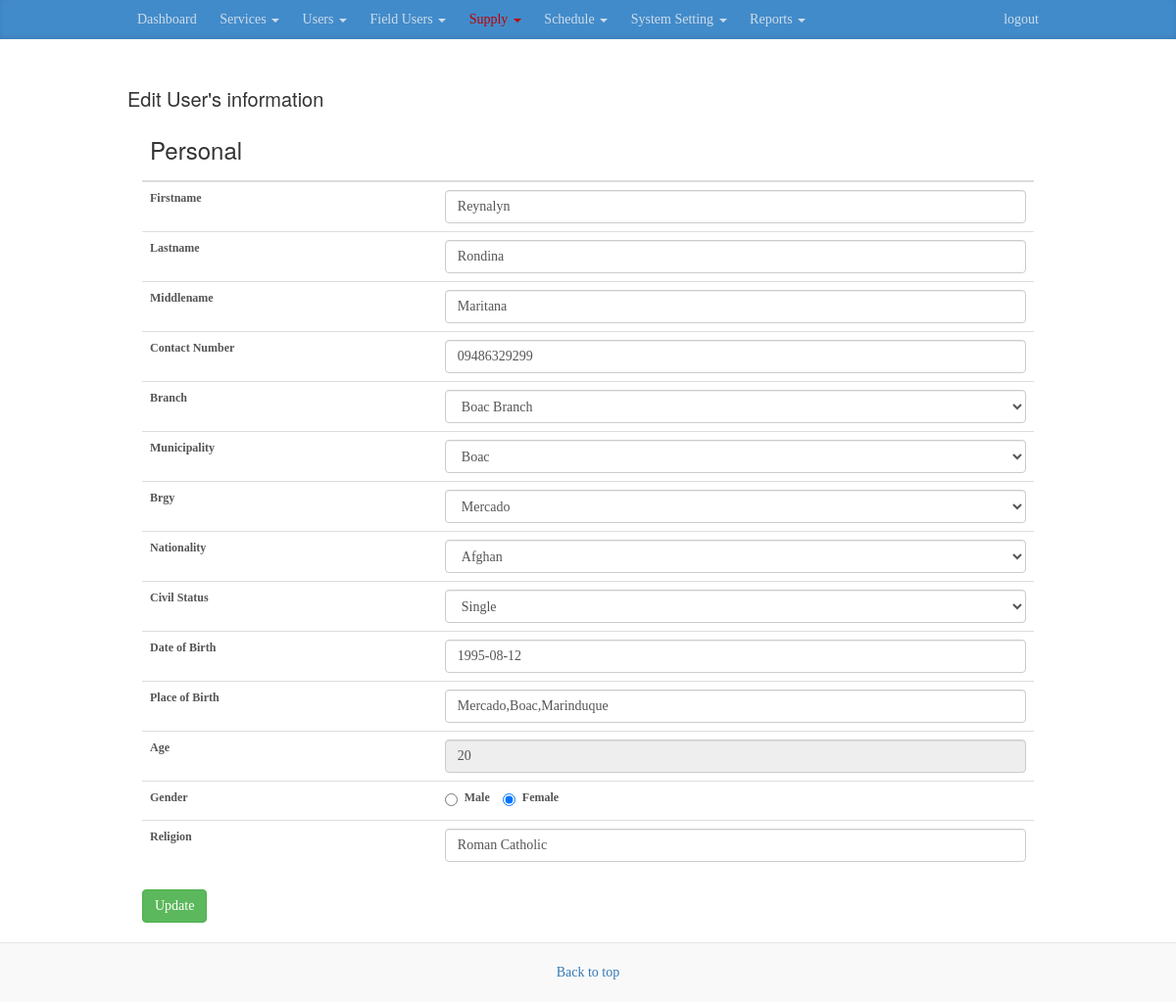
/edit_user.php?id=24 (signed in), run on the app's committed database.
### tables this page shows
CREATE TABLE `info` (
  `id` int(11) NOT NULL,
  `firstname` varchar(255) NOT NULL,
  `lastname` varchar(255) NOT NULL,
  `middlename` varchar(255) NOT NULL,
  `age` varchar(255) NOT NULL,
  `sex` varchar(255) NOT NULL,
  `dob` date NOT NULL,
  `religion` varchar(255) NOT NULL,
  `address` varchar(255) NOT NULL,
  `nationality` varchar(255) NOT NULL,
  `weight` varchar(255) NOT NULL,
  `height` varchar(255) NOT NULL,
  `userid` int(11) DEFAULT NULL,
  `civil_status` varchar(255) DEFAULT NULL,
  `pob` varchar(255) DEFAULT NULL,
  `membership_type` varchar(255) DEFAULT NULL,
  `consumer_type` varchar(255) DEFAULT NULL,
  `photo` varchar(255) DEFAULT NULL,
  `contact_number` varchar(255) DEFAULT NULL,
  `brgy` varchar(255) DEFAULT NULL,
  `municipality` varchar(255) DEFAULT NULL
);

CREATE TABLE `user` (
  `id` int(11) NOT NULL,
  `username` varchar(255) NOT NULL,
  `password` varchar(255) NOT NULL,
  `email` varchar(255) NOT NULL,
  `date_registered` timestamp NOT NULL DEFAULT CURRENT_TIMESTAMP,
  `deleted` tinyint(1) NOT NULL DEFAULT '0',
  `type` varchar(255) NOT NULL,
  `status` int(11) DEFAULT '0',
  `note` varchar(255) DEFAULT NULL,
  `requirement` text,
  `branch_id` int(11) DEFAULT NULL
);

CREATE TABLE `branch` (
  `id` int(11) NOT NULL,
  `municipality` varchar(255) DEFAULT NULL,
  `name` varchar(255) DEFAULT NULL,
  `deleted` int(11) DEFAULT '0'
);

CREATE TABLE `brgy` (
  `id` int(11) NOT NULL,
  `name` varchar(255) DEFAULT NULL,
  `branch_id` int(11) NOT NULL,
  `municipality` varchar(255) DEFAULT NULL
);

### backend/model.php (called while the page is built, shortened)
<?php
class Model {
	protected $db;
	public function __construct(){
		$server 	= "localhost";
		$db 		= "meralco";
		$username 	= "root";
		$charset 	= "utf8";
		$password 	= "";
		$db = new PDO("mysql:host=$server;dbname=$db;charset=$charset", $username, $password);
		$this->db = $db;
		$x = $this->getAllActiveLineman();
		$this->getSetting();
	}
	public function getAllBrgy(){
		$records = array();
		$stmnt = $this->db->query("
				SELECT t1.*,t2.name as 'branchName'
				FROM brgy t1
				LEFT JOIN branch t2
				ON t1.branch_id = t2.id
				ORDER BY t1.name
			");
		while($row = $stmnt->fetch()){
			$records[] = $row;
		}
		return $records;
	}
	public function getAllActiveLineman(){
		$records = array();
		$branch = $this->getBranchById($_SESSION['user']['branch_id']);
		$branch = $branch['municipality'];
		$stmnt   = $this->db->prepare("
				SELECT t1.id,CONCAT(t2.firstname,' ',t2.lastname) as name FROM user t1
				left join info t2 on t1.id = t2.userid
				WHERE t1.type = ?
				AND t2.municipality LIKE '%".$branch."%'
				AND t1.deleted = 0
			");
		$stmnt->execute(array("line_man"));
		while($row = $stmnt->fetch()){
			$records[] = $row;
		}
		return $records;
	}
	public function getUserByUserId($id){
		$stmnt = $this->db->prepare("
				SELECT t1.*,t1.id as 'mainId',t2.*, t3.lastname as 'sLastname',
					t3.firstname as 'sFirstname', t3.middlename as 'sMiddlename', t3.dob as 'sDob',
					t3.pob as 'sPob', t3.occupation as 'sOccupation'
				FROM user t1
				LEFT JOIN info t2 on t1.id = t2.userid
				LEFT JOIN spouse t3 on t1.id = t3.userid
				WHERE t2.userid = ?
				LIMIT 1
			");
		$stmnt->execute(array($id));
		return $stmnt->fetchAll();
	}
	public function getAllBranches(){
		$records = array();
		$stmnt 	= $this->db->query("
				SELECT *
				FROM branch
			");
		while($row = $stmnt->fetch()){
			$records[] = $row;
		}
		return $records;
	}
	public function getSetting(){
		return  $this->db->query("SELECT * FROM setting LIMIT 1")->fetch();
	}
	public function getBranchById($id){
		$stmnt =  $this->db->prepare("
				SELECT *
				FROM branch
				where id = ?
				LIMIT 1
			");
		$stmnt->execute(array($id));
		return $stmnt->fetch();
	}
}

### backend/process.php (called while the page is built)
<?php
      include_once "model.php";
      $model = new Model();

### edit_user.php (the view, shortened to what this page needs)
<!DOCTYPE html>
<html lang="en">
  <head>
    <link href="css/bootstrap.min.css" rel="stylesheet">
    <link href="css/blog.css" rel="stylesheet">
    <link rel="stylesheet" type="text/css" href="css/jquery-ui.min.css">
  </head>
  <body>
    <?php include_once "header.php"; ?>
    <div class="container">
      <div class="blog-header">
        <h1 class="blog-title">Edit User's information</h1>
      </div>
<div class="row">
        <div class="col-sm-12 blog-main">
          <?php $user = $model->getUserByUserId($_GET['id']);
            $user = $user[0];
          ?>
        <form id="frmUpdate">
        <div class="col-sm-12 q">
          <table class="table">
            <thead>
              <tr>
                <th><h3>Personal</h3></th>
                <th></th>
              </tr>
            </thead>
            <tbody>
              <tr>
                <td>  <label class="control-label" for="firstname">Firstname</label> </td>
                <td>
                  <input class="form-control" type="text" id="firstname" value="<?= $user['firstname']; ?>" name="firstname" placeholder="firstname...">
                </td>
              </tr>
              <tr>
                <td> <label class="control-label" for="lastname">Lastname</label></td>
                <td>  <input class="form-control" type="text" id="lastname" value="<?= $user['lastname']; ?>"  name="lastname" placeholder="lastname..."></td>
              </tr>
              <tr>
                <td><label class="control-label" for="middlename">Middlename</label></td>
                <td><input class="form-control" type="text" id="middlename" value="<?= $user['middlename']; ?>" name="middlename" placeholder="middlename..."></td>
              </tr>
              <tr>
                <td><label class="control-label" for="contact_number">Contact Number</label></td>
                <td><input class="form-control" type="text" id="contact_number" value="<?= $user['contact_number']; ?>" name="contact_number" placeholder="contact number..."></td>
              </tr>
              <tr>
                <td> <label class="control-label" for="branch">Branch</label></td>
                <td>
                  <?php $branch = $model->getAllBranches();?>
                  <select class="form-control" name="branchId" id="branch">
                    <?php foreach($branch as $b){ ?>
                      <option data-municipality="<?= $b['municipality'];?>" value="<?= $b['id'];?>" <?= ($user['branch_id'] == $b['id']) ? "selected" : "";?>><?= $b['name'];?></option>
                    <?php } ?>
                  </select>
                </td>
              </tr>
                <tr>
                <td> <label class="control-label" for="municipality">Municipality</label></td>
                <td>
                  <select class="select form-control" id="municipality" name="municipality">
                      <option value="boac" <?= ($user['municipality'] == "boac") ? "selected" : "";?>>Boac</option>
                  </select>
                </td>
              </tr>
              <tr>
                <td> <label class="control-label" for="brgy">Brgy</label></td>
                <td>
                  <?php $brgy = $model->getAllBrgy();?>
                  <select class="form-control" name="brgy" id="brgy">
                    <?php foreach($brgy as $b){ ?>
                      <option value="<?= $b['name'];?>" <?= ($user['brgy'] == $b['name']) ? "selected" : "";?>><?= $b['name'];?></option>
                    <?php } ?>
                  </select>
                </td>
              </tr>
              <tr>
                <td><label class="control-label" for="nationality">Nationality</label></td>
                <td>
                  <select name="nationality" class="form-control" id="nationality">
                      <option value="afghan">Afghan</option>
                  </select>
                </td>
              </tr>
              <tr>
                <td> <label class="control-label" for="civil_status">Civil Status</label></td>
                <td><select class="form-control" name="civil_status" id="civil_status">
                    <option value="Single"<?= ($user['civil_status'] == 'Single') ? 'selected' : ''; ?>>Single</option>
                  </select></td>
              </tr>
              <tr>
                <td><label class="control-label" for="dob">Date of Birth</label></td>
                <td><input class="form-control" type="text" value="<?= $user['dob']; ?>"  id="dob" name="dob" placeholder="Date of Birth..."></td>
              </tr>
              <tr>
                <td><label class="control-label" for="pob">Place of Birth</label></td>
                <td> <input class="form-control" type="text" value="<?= $user['pob']; ?>"  id="pob" name="pob" placeholder="Place of Birth..."></td>
              </tr>
              <tr>
                <td><label class="control-label" for="age">Age</label></td>
                <td><input class="form-control" readonly type="text" id="age" name="age" value="<?= $user['age']; ?>"  placeholder="age..."></td>
              </tr>
              <tr>
                <td><label class="control-label" for="gender">Gender</label></td>
                <td>
                  <div class="radio-inline">
                    <label> <input type="radio" name="gender" id="male"  <?= ($user['sex'] == '')? 'checked': ''?><?= ($user['sex'] == 'male') ? 'checked' : ''; ?> value="male">Male</label>
                  </div>
                  <div class="radio-inline">
                    <label>
                        <input type="radio" name="gender"  id="female" <?= ($user['sex'] == 'female') ? 'checked' : ''; ?> value="female">Female
                    </label>
                  </div>
                </td>
              </tr>
              <tr>
                <td>
                  <label class="control-label" for="religion">Religion</label>
                </td>
                <td>
                  <input class="form-control" type="text" value="<?= $user['religion']; ?>"  id="religion" name="religion" placeholder="religion...">
                </td>
              </tr>
            </tbody>
          </table>
        </div>
        <div class="col-sm-5">
          <tr>
            <td>
              <input type="submit" class="btn btn-success" value="Update"/>
            </td>
          </tr>
        </div>
        </form>
          <br>
          <br>
        </div>
      </div>
    </div>
    <footer class="blog-footer">
      <p>
        <a href="#">Back to top</a>
      </p>
    </footer>
  </body>
</html>

### css/blog.css (style rules this page uses)
body { font-family: Georgia, "Times New Roman", Times, serif; color: #555; }
h1, .h1, h2, .h2, h3, .h3, h4, .h4, h5, .h5, h6, .h6,button { margin-top: 0; font-family: "Helvetica Neue", Helvetica, Arial, sans-serif; font-weight: normal; color: #333; }
@media (min-width: 1200px) { .container { width: 970px; } }
.blog-header { padding-top: 20px; padding-bottom: 20px; }
.blog-title { margin-top: 30px; margin-bottom: 0; font-size: 20px; font-weight: normal; }
.blog-main { font-size: 18px; line-height: 1.5; }
.blog-footer { margin-top: 20px; padding: 20px 0; color: #999; text-align: center; background-color: #f9f9f9; border-top: 1px solid #e5e5e5; }
.blog-footer p:last-child { margin-bottom: 0; }
table { font-size: 12px; font-family: 'tahoma'; }

### data on the page
info: firstname "Reynalyn", lastname "Rondina", middlename "Maritana", contact_number "09486329299", municipality "Boac", brgy "Mercado", civil_status "Single", dob "1995-08-12", pob "Mercado,Boac,Marinduque", age "20", sex "☐ Male", sex "☑ Female", religion "Roman Catholic"
user: branchId "Boac Branch"
